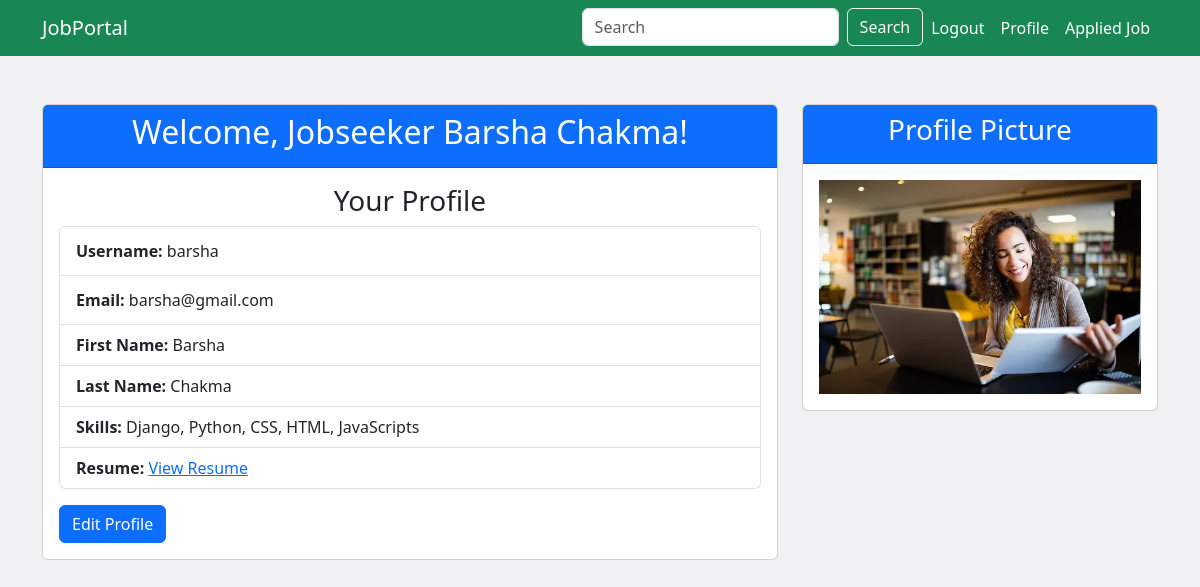
The app's page /jobseeker/profile/ (signed in) with its own data.
### app/models.py (models this page shows, shortened)
class CustomUser(AbstractUser):
    user_type = models.CharField(max_length=100)
    first_name = models.CharField(max_length=100)
    last_name = models.CharField(max_length=100)

class Jobseeker_Profile(models.Model):
    user_profile = models.OneToOneField(CustomUser,on_delete=models.CASCADE)
    skills = models.ManyToManyField(Skills)
    profile_image = models.ImageField(upload_to="img", null=True, blank=True)
    resume = models.FileField(upload_to="resume")

class Skills(models.Model):
    title = models.CharField(max_length=100, unique=True)
    def __str__(self):
        return self.title

### app/views.py (the view)
# urls.py: path('jobseeker/profile/', views.jobseeker_profile_view, name="jobseeker_profile_view"),
@login_required(login_url='login')
def jobseeker_profile_view(request):
    user = request.user
    try:
        user_profile = user.jobseeker_profile
    except Jobseeker_Profile.DoesNotExist:
        user_profile = None
    context = {
        'user': user,
        'user_profile': user_profile,
    }
    return render(request, 'jobseeker/profile.html', context)

### app/templates/jobseeker/profile.html
{% extends "../base.html" %}
{% block content %}
  <div class="container mt-5">
    <div class="row pb-5">
      <div class="col-md-8">
        <div class="card">
          <div class="card-header bg-primary">
            <h2 class="text-center text-white">Welcome, Jobseeker {{ user.first_name }} {{user.last_name}}!</h2>
          </div>
          <div class="card-body">
            <h3 class="text-center">Your Profile</h3>
            <ul class="list-group">
                <li class="list-group-item" style="line-height: 2;"><strong>Username:</strong> {{ user.username }}</li>
                <li class="list-group-item" style="line-height: 2;"><strong>Email:</strong> {{ user.email }}</li>
                <li class="list-group-item"><strong>First Name:</strong> {{ user.first_name }}</li>
                <li class="list-group-item"><strong>Last Name:</strong> {{ user.last_name }}</li>
                <li class="list-group-item"><strong>Skills:</strong> {{ user_profile.skills.all|join:", " }}</li>
                <li class="list-group-item"><strong>Resume:</strong> <a href="{{ user_profile.resume.url }}" target="_blank">View Resume</a></li>
          </ul>
          <a href="{% url 'jobseeker_update' %}" class="btn btn-primary mt-3">Edit Profile</a>
          </div>
        </div>
      </div>
        <div class="col-md-4">
            <div class="card">
            <div class="card-header bg-primary">
                <h3 class="text-center text-white">Profile Picture</h3>
            </div>
            <div class="card-body text-center">
                <img src="{{ user_profile.profile_image.url }}" alt="Profile Picture" class="img-fluid">
            </div>
            </div>
        </div>
  </div>
{% endblock %}

### records on screen
CustomUser: first_name "Barsha", last_name "Chakma", username "barsha", email "barsha@gmail.com"
Jobseeker_Profile: skills.all "Django, Python, CSS, HTML, JavaScripts", profile_image (picture)
